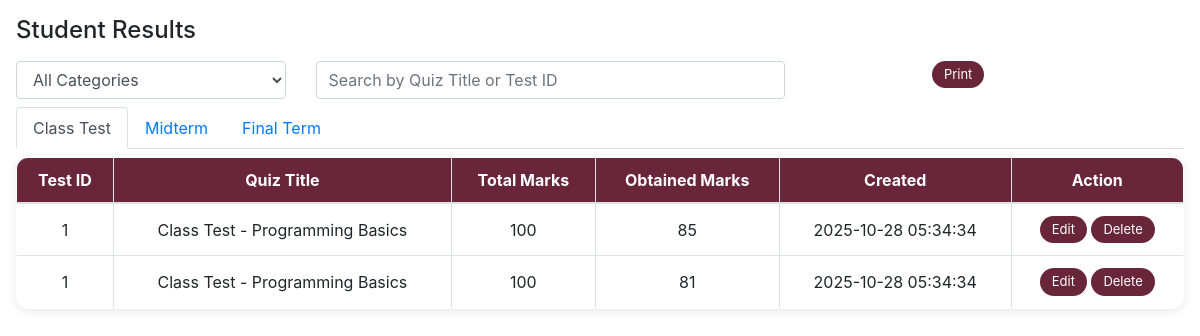
The app's page /Admin/pages/manage_result_content.php with its own data.
### tables this page shows
CREATE TABLE `results` (
  `id` int(11) NOT NULL,
  `student_id` int(11) NOT NULL,
  `quiz_id` int(11) NOT NULL,
  `category` enum('Class Test','Mid Term','Final Term') NOT NULL,
  `total_marks` int(11) DEFAULT NULL,
  `obtained_marks` int(11) DEFAULT NULL,
  `remarks` varchar(255) DEFAULT NULL,
  `created_at` timestamp NOT NULL DEFAULT current_timestamp()
);

CREATE TABLE `quizzes` (
  `id` int(11) NOT NULL,
  `instructor_id` int(11) NOT NULL,
  `quiz_title` varchar(255) NOT NULL,
  `total_questions` int(11) DEFAULT NULL,
  `duration` int(11) DEFAULT NULL,
  `question_type` enum('MCQ','True/False','Fill Blanks','Subjective') NOT NULL,
  `marks` int(11) DEFAULT NULL,
  `negative_marking` tinyint(1) DEFAULT 0,
  `status` enum('Active','Inactive') DEFAULT 'Active',
  `created_at` timestamp NOT NULL DEFAULT current_timestamp()
);

### Admin/pages/manage_result_content.php (the view, shortened to what this page needs)
<?php
include('../config/db.php');
$quizzes = mysqli_query($conn, "
    SELECT q.*, r.id as result_id, r.total_marks, r.obtained_marks, r.remarks, r.created_at as result_created
    FROM quizzes q
    LEFT JOIN results r ON r.quiz_id = q.id
    ORDER BY q.id DESC
");
$grouped = ['Class Test'=>[], 'Mid Term'=>[], 'Final Term'=>[]];
while($row = mysqli_fetch_assoc($quizzes)){
    $title = $row['quiz_title'];
    if(stripos($title,'Class Test') !== false) {
        $grouped['Class Test'][] = $row;
    } else if(stripos($title,'Mid Term') !== false || stripos($title,'Midterm') !== false) {
        $grouped['Mid Term'][] = $row;
    } else {
        $grouped['Final Term'][] = $row;
    }
}
?>
<link rel="stylesheet" href="https://stackpath.bootstrapcdn.com/bootstrap/4.5.2/css/bootstrap.min.css">
<div class="content-wrapper p-3" style="margin-left: 0px !important">
    <h4 class="mb-3"><i class="fas fa-user-graduate"></i> Student Results</h4>
    <div class="row mb-2">
        <div class="col-md-3">
            <select id="classFilter" class="form-control">
                <option value="all">All Categories</option>
            </select>
        </div>
        <div class="col-md-5">
            <input type="text" id="searchInput" class="form-control" placeholder="Search by Quiz Title or Test ID">
        </div>
        <div class="col-md-2 text-right">
            <button onclick="window.print()" class="btn custom-btn"><i class="fas fa-print"></i> Print</button>
        </div>
    </div>
    <ul class="nav nav-tabs" id="resultTabs" role="tablist">
        <li class="nav-item"><a class="nav-link active" data-toggle="tab" href="#classtest" role="tab">Class Test</a></li>
        <li class="nav-item"><a class="nav-link" data-toggle="tab" href="#midterm" role="tab">Midterm</a></li>
        <li class="nav-item"><a class="nav-link" data-toggle="tab" href="#finalterm" role="tab">Final Term</a></li>
    </ul>
    <div class="tab-content mt-2">
        <?php foreach($grouped as $cat=>$quizzesArr):
            $tabId = strtolower(str_replace(' ','',$cat)); ?>
            <div class="tab-pane fade <?php if($cat=='Class Test') echo 'show active'; ?>" id="<?= $tabId ?>" role="tabpanel">
                <table class="table table-bordered table-hover custom-table">
                    <thead>
                        <tr>
                            <th>Test ID</th>
                            <th>Quiz Title</th>
                            <th>Total Marks</th>
                            <th>Obtained Marks</th>
                            <th>Created</th>
                            <th>Action</th>
                        </tr>
                    </thead>
                    <tbody>
                        <?php foreach($quizzesArr as $q): ?>
                        <tr data-category="<?= htmlspecialchars($cat) ?>" data-result-id="<?= $q['result_id'] ?? '' ?>" data-marks="<?= $q['marks'] ?>" data-obtained="<?= $q['obtained_marks'] ?? '' ?>" data-remarks="<?= htmlspecialchars($q['remarks'] ?? '') ?>">
                            <td><?= htmlspecialchars($q['id']) ?></td>
                            <td><?= htmlspecialchars($q['quiz_title']) ?></td>
                            <td><?= htmlspecialchars($q['marks']) ?></td>
                            <td><?= htmlspecialchars($q['obtained_marks'] ?? '-') ?></td>
                            <td><?= htmlspecialchars($q['result_created'] ?? '-') ?></td>
                            <td>
                                <button class="btn btn-sm custom-btn edit-result">Edit</button>
                                <a href="?delete=<?= $q['result_id'] ?? $q['id'] ?>" class="btn btn-sm custom-btn" onclick="return confirm('Are you sure?')">Delete</a>
                            </td>
                        </tr>
                        <?php endforeach; ?>
                    </tbody>
                </table>
            </div>
        <?php endforeach; ?>
    </div>
</div>

### Admin/pages/manage_result_content.php (style rules this page uses)
.custom-table { border-radius: 12px; overflow: hidden; box-shadow: 0 2px 10px rgba(0,0,0,0.1); width: 100%; }
.custom-table thead { background: #69263a; color: #fff; text-align: center; }
.custom-table th, .custom-table td { text-align: center; vertical-align: middle !important; }
.custom-btn { border-radius: 20px; padding: 4px 12px; font-size: 13px; background: #69263a; border: none; color: #fff; transition: all 0.3s ease-in-out; }

### records on screen
results: quiz "1", quiz.quiz_title "Class Test - Programming Basics", quiz.marks "100", obtained_marks "85", created_at "2025-10-28 05:34:34"
results: quiz "1", quiz.quiz_title "Class Test - Programming Basics", quiz.marks "100", obtained_marks "81", created_at "2025-10-28 05:34:34"
